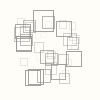
Frame 1 (no input)
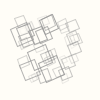
Frame 60 (the mouse pressed at the canvas centre just before this capture)
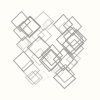
Frame 120 (the mouse held since frame 60 and released just before this capture)

The Processing sketch that drew these frames (run headless with seeded random() and noise(); from frame 60 on, the mouse is pressed at the canvas centre):

// Processing sketch: sketch_006
// ── sketch_006.pde
int repeat = 40;
int rd = 15; //max radius
float sz; 
float t; //transparency
Polynom[] polyNoms = new Polynom[repeat];

void setup() {
  size(100, 100);
  rectMode(CENTER);
  noFill();

  for (int i = 0; i < polyNoms.length; i++) {
    t = map(i, 0, repeat, 50, 200);
    sz = random(-rd, rd);
    sz = (sz > 0 && sz < 10) ? 10:sz;
    sz= (sz > -10 && sz <= 0)?-10:sz;
    polyNoms[i] = new Polynom(t, sz);
  }
}

void draw() {
  background(#fffdf7);
  for (int i = 0; i < polyNoms.length; i++) {
    polyNoms[i].display();
  }
}

void mouseClicked() {
  setup();
}

class Polynom {
  float sz, defsize;
  float t;
  float x= width/2 + 2*random(-rd, rd) ;
  float y= height/2 + 2*random(-rd, rd);
  float theta = 0;
  float incr = random(TWO_PI);
  //float incr = noise(frameCount/100)*random(PI);

  Polynom(float _t, float _sz) {
    t = _t;
    sz = _sz;
  }

  void display() {
    translate(x, y);
    rotate(theta);
    //sz = sz+sin(theta)*20;
    defsize = sz+(sin(incr)*.5*sz);
    t = map(defsize, 0.5*sz, 1.5*sz, 15, 225);
    stroke(150, t);
    //ellipse(0, 0, defsize, defsize);
    rect(0, 0, defsize, defsize);
    resetMatrix();

    theta += .02;
    incr += .04;
  }
}
